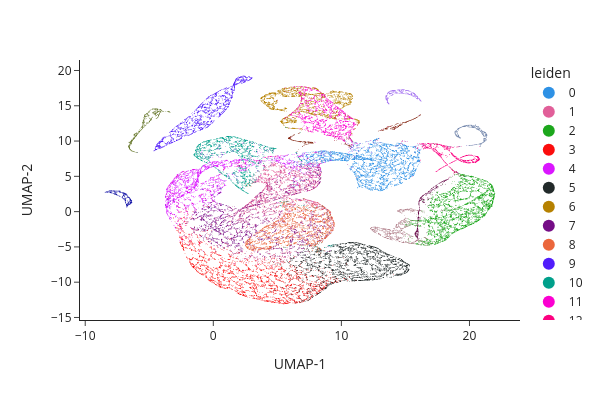

The cell this chart's notebook holds for it:
### Code cell
snap.pl.umap(data, color="leiden", interactive=True)

### Figure 1 — Plotly figure (JSON) as saved in the notebook; plotly's stock layout.template omitted (floating-point values rounded to 4 significant figures; data arrays with more than 128 entries replaced by an {"elided": "..."} marker saying what was removed)
{"data": [{"hovertemplate": "leiden=0<br>UMAP-1=%{x}<br>UMAP-2=%{y}<extra></extra>", "legendgroup": "0", "marker": {"color": "#2E91E5", "opacity": 1, "size": 0.7765, "symbol": "circle"}, "mode": "markers", "name": "0", "showlegend": true, "type": "scattergl", "x": {"elided": "5575 float values"}, "xaxis": "x", "y": {"elided": "5575 float values"}, "yaxis": "y"}, {"hovertemplate": "leiden=1<br>UMAP-1=%{x}<br>UMAP-2=%{y}<extra></extra>", "legendgroup": "1", "marker": {"color": "#E15F99", "opacity": 1, "size": 0.7765, "symbol": "circle"}, "mode": "markers", "name": "1", "showlegend": true, "type": "scattergl", "x": {"elided": "5489 float values"}, "xaxis": "x", "y": {"elided": "5489 float values"}, "yaxis": "y"}, {"hovertemplate": "leiden=2<br>UMAP-1=%{x}<br>UMAP-2=%{y}<extra></extra>", "legendgroup": "2", "marker": {"color": "#1CA71C", "opacity": 1, "size": 0.7765, "symbol": "circle"}, "mode": "markers", "name": "2", "showlegend": true, "type": "scattergl", "x": {"elided": "5379 float values"}, "xaxis": "x", "y": {"elided": "5379 float values"}, "yaxis": "y"}, {"hovertemplate": "leiden=3<br>UMAP-1=%{x}<br>UMAP-2=%{y}<extra></extra>", "legendgroup": "3", "marker": {"color": "#FB0D0D", "opacity": 1, "size": 0.7765, "symbol": "circle"}, "mode": "markers", "name": "3", "showlegend": true, "type": "scattergl", "x": {"elided": "4782 float values"}, "xaxis": "x", "y": {"elided": "4782 float values"}, "yaxis": "y"}, {"hovertemplate": "leiden=4<br>UMAP-1=%{x}<br>UMAP-2=%{y}<extra></extra>", "legendgroup": "4", "marker": {"color": "#DA16FF", "opacity": 1, "size": 0.7765, "symbol": "circle"}, "mode": "markers", "name": "4", "showlegend": true, "type": "scattergl", "x": {"elided": "4724 float values"}, "xaxis": "x", "y": {"elided": "4724 float values"}, "yaxis": "y"}, {"hovertemplate": "leiden=5<br>UMAP-1=%{x}<br>UMAP-2=%{y}<extra></extra>", "legendgroup": "5", "marker": {"color": "#222A2A", "opacity": 1, "size": 0.7765, "symbol": "circle"}, "mode": "markers", "name": "5", "showlegend": true, "type": "scattergl", "x": {"elided": "4717 float values"}, "xaxis": "x", "y": {"elided": "4717 float values"}, "yaxis": "y"}, {"hovertemplate": "leiden=6<br>UMAP-1=%{x}<br>UMAP-2=%{y}<extra></extra>", "legendgroup": "6", "marker": {"color": "#B68100", "opacity": 1, "size": 0.7765, "symbol": "circle"}, "mode": "markers", "name": "6", "showlegend": true, "type": "scattergl", "x": {"elided": "3895 float values"}, "xaxis": "x", "y": {"elided": "3895 float values"}, "yaxis": "y"}, {"hovertemplate": "leiden=7<br>UMAP-1=%{x}<br>UMAP-2=%{y}<extra></extra>", "legendgroup": "7", "marker": {"color": "#750D86", "opacity": 1, "size": 0.7765, "symbol": "circle"}, "mode": "markers", "name": "7", "showlegend": true, "type": "scattergl", "x": {"elided": "3417 float values"}, "xaxis": "x", "y": {"elided": "3417 float values"}, "yaxis": "y"}, {"hovertemplate": "leiden=8<br>UMAP-1=%{x}<br>UMAP-2=%{y}<extra></extra>", "legendgroup": "8", "marker": {"color": "#EB663B", "opacity": 1, "size": 0.7765, "symbol": "circle"}, "mode": "markers", "name": "8", "showlegend": true, "type": "scattergl", "x": {"elided": "3284 float values"}, "xaxis": "x", "y": {"elided": "3284 float values"}, "yaxis": "y"}, {"hovertemplate": "leiden=9<br>UMAP-1=%{x}<br>UMAP-2=%{y}<extra></extra>", "legendgroup": "9", "marker": {"color": "#511CFB", "opacity": 1, "size": 0.7765, "symbol": "circle"}, "mode": "markers", "name": "9", "showlegend": true, "type": "scattergl", "x": {"elided": "3044 float values"}, "xaxis": "x", "y": {"elided": "3044 float values"}, "yaxis": "y"}, {"hovertemplate": "leiden=10<br>UMAP-1=%{x}<br>UMAP-2=%{y}<extra></extra>", "legendgroup": "10", "marker": {"color": "#00A08B", "opacity": 1, "size": 0.7765, "symbol": "circle"}, "mode": "markers", "name": "10", "showlegend": true, "type": "scattergl", "x": {"elided": "2671 float values"}, "xaxis": "x", "y": {"elided": "2671 float values"}, "yaxis": "y"}, {"hovertemplate": "leiden=11<br>UMAP-1=%{x}<br>UMAP-2=%{y}<extra></extra>", "legendgroup": "11", "marker": {"color": "#FB00D1", "opacity": 1, "size": 0.7765, "symbol": "circle"}, "mode": "markers", "name": "11", "showlegend": true, "type": "scattergl", "x": {"elided": "2369 float values"}, "xaxis": "x", "y": {"elided": "2369 float values"}, "yaxis": "y"}, {"hovertemplate": "leiden=12<br>UMAP-1=%{x}<br>UMAP-2=%{y}<extra></extra>", "legendgroup": "12", "marker": {"color": "#FC0080", "opacity": 1, "size": 0.7765, "symbol": "circle"}, "mode": "markers", "name": "12", "showlegend": true, "type": "scattergl", "x": {"elided": "1787 float values"}, "xaxis": "x", "y": {"elided": "1787 float values"}, "yaxis": "y"}, {"hovertemplate": "leiden=13<br>UMAP-1=%{x}<br>UMAP-2=%{y}<extra></extra>", "legendgroup": "13", "marker": {"color": "#B2828D", "opacity": 1, "size": 0.7765, "symbol": "circle"}, "mode": "markers", "name": "13", "showlegend": true, "type": "scattergl", "x": {"elided": "1517 float values"}, "xaxis": "x", "y": {"elided": "1517 float values"}, "yaxis": "y"}, {"hovertemplate": "leiden=14<br>UMAP-1=%{x}<br>UMAP-2=%{y}<extra></extra>", "legendgroup": "14", "marker": {"color": "#6C7C32", "opacity": 1, "size": 0.7765, "symbol": "circle"}, "mode": "markers", "name": "14", "showlegend": true, "type": "scattergl", "x": {"elided": "1094 float values"}, "xaxis": "x", "y": {"elided": "1094 float values"}, "yaxis": "y"}, {"hovertemplate": "leiden=15<br>UMAP-1=%{x}<br>UMAP-2=%{y}<extra></extra>", "legendgroup": "15", "marker": {"color": "#778AAE", "opacity": 1, "size": 0.7765, "symbol": "circle"}, "mode": "markers", "name": "15", "showlegend": true, "type": "scattergl", "x": {"elided": "948 float values"}, "xaxis": "x", "y": {"elided": "948 float values"}, "yaxis": "y"}, {"hovertemplate": "leiden=16<br>UMAP-1=%{x}<br>UMAP-2=%{y}<extra></extra>", "legendgroup": "16", "marker": {"color": "#862A16", "opacity": 1, "size": 0.7765, "symbol": "circle"}, "mode": "markers", "name": "16", "showlegend": true, "type": "scattergl", "x": {"elided": "867 float values"}, "xaxis": "x", "y": {"elided": "867 float values"}, "yaxis": "y"}, {"hovertemplate": "leiden=17<br>UMAP-1=%{x}<br>UMAP-2=%{y}<extra></extra>", "legendgroup": "17", "marker": {"color": "#A777F1", "opacity": 1, "size": 0.7765, "symbol": "circle"}, "mode": "markers", "name": "17", "showlegend": true, "type": "scattergl", "x": {"elided": "807 float values"}, "xaxis": "x", "y": {"elided": "807 float values"}, "yaxis": "y"}, {"hovertemplate": "leiden=18<br>UMAP-1=%{x}<br>UMAP-2=%{y}<extra></extra>", "legendgroup": "18", "marker": {"color": "#620042", "opacity": 1, "size": 0.7765, "symbol": "circle"}, "mode": "markers", "name": "18", "showlegend": true, "type": "scattergl", "x": {"elided": "659 float values"}, "xaxis": "x", "y": {"elided": "659 float values"}, "yaxis": "y"}, {"hovertemplate": "leiden=19<br>UMAP-1=%{x}<br>UMAP-2=%{y}<extra></extra>", "legendgroup": "19", "marker": {"color": "#1616A7", "opacity": 1, "size": 0.7765, "symbol": "circle"}, "mode": "markers", "name": "19", "showlegend": true, "type": "scattergl", "x": {"elided": "646 float values"}, "xaxis": "x", "y": {"elided": "646 float values"}, "yaxis": "y"}], "layout": {"height": 400, "legend": {"itemsizing": "constant", "title": {"text": "leiden"}, "tracegroupgap": 0}, "margin": {"t": 60}, "width": 600, "xaxis": {"anchor": "y", "domain": [0, 1], "title": {"text": "UMAP-1"}}, "yaxis": {"anchor": "x", "domain": [0, 1], "title": {"text": "UMAP-2"}}}}
